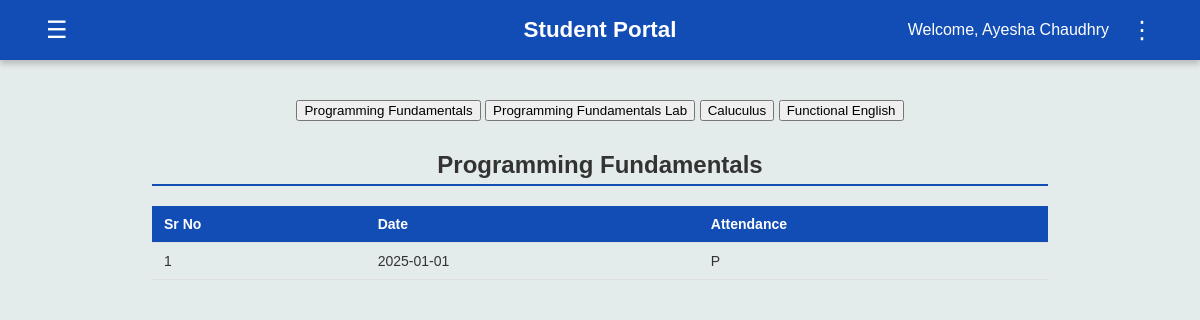
The page /student_attendance (signed in) on the database its author committed.
### tables this page shows
CREATE TABLE courses (
        Course_Code TEXT PRIMARY KEY,
        Course_Name TEXT, Credit_Hr INTEGER, Prerequisite TEXT
    );

### app.py (the view)
@app.route('/student_attendance')
def student_attendance():
    if 'user' not in session:
        return redirect(url_for('student_login'))
    roll_no = session['user']
    conn = sqlite3.connect('flake.db')
    conn.row_factory = sqlite3.Row
    cur = conn.cursor()
    cur.execute("""
        SELECT c.Course_Code, c.Course_Name
        FROM enrollments e
        JOIN courses c ON e.Course_Code = c.Course_Code
        WHERE e.Roll_No = ?
    """, (roll_no,))
    courses = cur.fetchall()
    cur.execute("""
        SELECT Course_Code, Date, Attendance
        FROM attendance
        WHERE Roll_No = ?
        ORDER BY Date
    """, (roll_no,))
    attendance_records = cur.fetchall()
    conn.close()
    attendance = {}
    for record in attendance_records:
        course_code = record['Course_Code']
        course_name = next(
            (c['Course_Name'] for c in courses if c['Course_Code'] == course_code),
            course_code
        )
        if course_name not in attendance:
            attendance[course_name] = []
        status = record['Attendance'].strip().lower()
        if status in ['present', 'p', '1']:
            short_status = 'P'
        elif status in ['absent', 'a', '0']:
            short_status = 'A'
        elif status in ['leave', 'l']:
            short_status = 'L'
        else:
            short_status = '-'
        date_value = record['Date']
        if isinstance(date_value, str):
            date_value = date_value.split(' ')[0]
        elif isinstance(date_value, (datetime,)):
            date_value = date_value.date().isoformat()
        attendance[course_name].append({
            'Date': date_value,
            'Status': short_status
        })
    return render_template(
        'attendance_S.html',
        courses=courses,
        attendance=attendance
    )

### templates/attendance_S.html (shortened to what this page needs)
{% extends "student_dashboard.html" %}
{% block content %}
<div class="container">
  <div class="course-buttons">
    {% for course in courses %}
      <button class="course-btn" data-course="{{ course['Course_Name'] }}">{{ course['Course_Name'] }}</button>
    {% else %}
      <p>No courses enrolled.</p>
    {% endfor %}
  </div>
  <div class="attendance-tables">
    {% for course in courses %}
      <div class="attendance-table-container" id="table-{{ course['Course_Name'] | replace(' ', '_') }}">
        <h2 class="course-title">{{ course['Course_Name'] }}</h2>
        <table class="attendance-table">
          <thead>
            <tr>
              <th>Sr No</th>
              <th>Date</th>
              <th>Attendance</th>
            </tr>
          </thead>
          <tbody>
            {% set course_attendance = attendance[course['Course_Name']] %}
            {% if course_attendance %}
              {% for record in course_attendance %}
              <tr>
                <td>{{ loop.index }}</td>
                <td>{{ record['Date'] }}</td>
                <td>{{ record['Status'] }}</td>
              </tr>
              {% endfor %}
            {% else %}
              <tr>
                <td colspan="3" style="text-align:center;">No attendance records for this course</td>
              </tr>
            {% endif %}
          </tbody>
        </table>
      </div>
    {% endfor %}
  </div>
</div>
{% endblock %}

### static/portal_template.css (style rules this page uses)
body { margin: 0; font-family: Arial, Helvetica, sans-serif; background-color: #E4EBEB; color: #333; }
table { width: 100%; border-collapse: collapse; }
th, td { padding: 10px 12px; border-bottom: 1px solid #e0e0e0; text-align: left; font-size: 14px; }
th { background-color: #124DB5; color: white; }
.container { width: 80%; margin: 0 auto; font-family: Arial, sans-serif; }
h2 { border-bottom: 2px solid #124DB5; padding-bottom: 5px; margin-top: 30px; }

### rows shown on the page
courses: Course_Name "Programming Fundamentals", Date "2025-01-01", Status "P"
courses: Course_Name "Programming Fundamentals Lab"
courses: Course_Name "Caluculus"
courses: Course_Name "Functional English"

### other values the page prints
{{ session.get('user_name', 'Student') }} "Ayesha Chaudhry"
